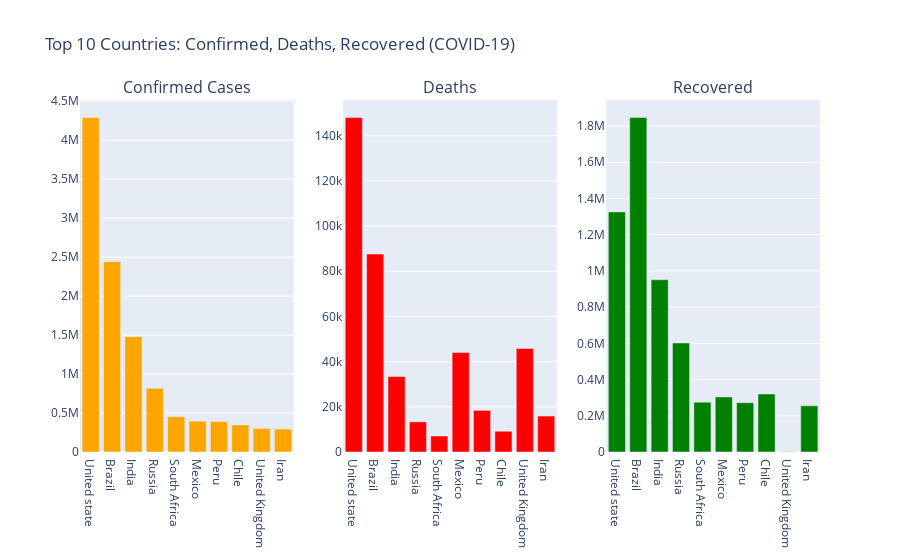

Notebook code for this chart:
### Code cell
top_10 = df.sort_values(by="Confirmed", ascending=False).head(10)


fig = make_subplots(rows=1, cols=3, subplot_titles=("Confirmed Cases", "Deaths", "Recovered"))

fig.add_trace(go.Bar(x=top_10['Country/Region'], y=top_10['Confirmed'], name="Confirmed", marker_color='orange'), row=1, col=1)
fig.add_trace(go.Bar(x=top_10['Country/Region'], y=top_10['Deaths'], name="Deaths", marker_color='red'), row=1, col=2)
fig.add_trace(go.Bar(x=top_10['Country/Region'], y=top_10['Recovered'], name="Recovered", marker_color='green'), row=1, col=3)

fig.update_layout(title_text="Top 10 Countries: Confirmed, Deaths, Recovered (COVID-19)", showlegend=False)
fig.show()
fig.write_image("Bar_chart 1.png")
display(Image("Bar_chart 1.png"))

### Figure 1 — Plotly figure (JSON) as saved in the notebook; plotly's stock layout.template omitted (floating-point values rounded to 4 significant figures)
{"data": [{"marker": {"color": "orange"}, "name": "Confirmed", "type": "bar", "x": ["United state", "Brazil", "India", "Russia", "South Africa", "Mexico", "Peru", "Chile", "United Kingdom", "Iran"], "xaxis": "x", "y": [4290259, 2442375, 1480073, 816680, 452529, 395489, 389717, 347923, 301708, 293606], "yaxis": "y"}, {"marker": {"color": "red"}, "name": "Deaths", "type": "bar", "x": ["United state", "Brazil", "India", "Russia", "South Africa", "Mexico", "Peru", "Chile", "United Kingdom", "Iran"], "xaxis": "x2", "y": [148011, 87618, 33408, 13334, 7067, 44022, 18418, 9187, 45844, 15912], "yaxis": "y2"}, {"marker": {"color": "green"}, "name": "Recovered", "type": "bar", "x": ["United state", "Brazil", "India", "Russia", "South Africa", "Mexico", "Peru", "Chile", "United Kingdom", "Iran"], "xaxis": "x3", "y": [1325804, 1846641, 951166, 602249, 274925, 303810, 272547, 319954, 1437, 255144], "yaxis": "y3"}], "layout": {"annotations": [{"font": {"size": 16}, "showarrow": false, "text": "Confirmed Cases", "x": 0.1444, "xanchor": "center", "xref": "paper", "y": 1, "yanchor": "bottom", "yref": "paper"}, {"font": {"size": 16}, "showarrow": false, "text": "Deaths", "x": 0.5, "xanchor": "center", "xref": "paper", "y": 1, "yanchor": "bottom", "yref": "paper"}, {"font": {"size": 16}, "showarrow": false, "text": "Recovered", "x": 0.8556, "xanchor": "center", "xref": "paper", "y": 1, "yanchor": "bottom", "yref": "paper"}], "showlegend": false, "title": {"text": "Top 10 Countries: Confirmed, Deaths, Recovered (COVID-19)"}, "xaxis": {"anchor": "y", "domain": [0, 0.2889]}, "xaxis2": {"anchor": "y2", "domain": [0.3556, 0.6444]}, "xaxis3": {"anchor": "y3", "domain": [0.7111, 1]}, "yaxis": {"anchor": "x", "domain": [0, 1]}, "yaxis2": {"anchor": "x2", "domain": [0, 1]}, "yaxis3": {"anchor": "x3", "domain": [0, 1]}}}
